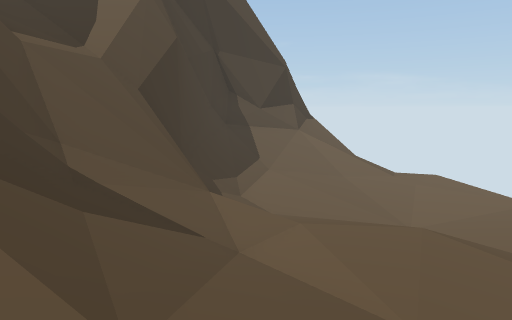
view 1 (above)

15 first-person views from a walk through a 3-D level made in the Unity game engine. The camera is 1.3 m above the floor, tilts 8° down and sees 70° across. The floor is counted in squares, 1 m on a side. Each view is taken from the middle of a square. On the plan, view 1 faces up. The plan holds only what a view shows up to about 15 squares ahead; the rest is blank. The place goes on beyond the plan.

view 2
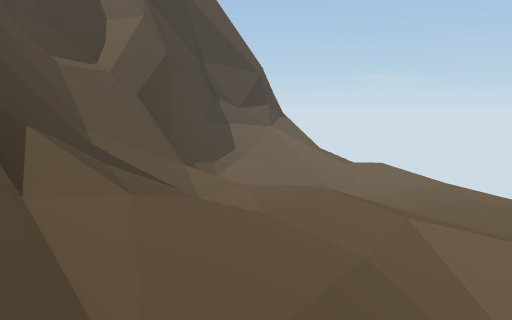

view 3
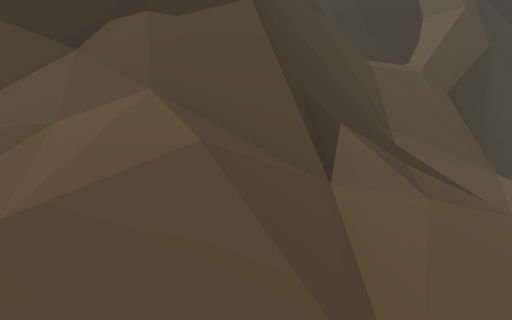

view 4
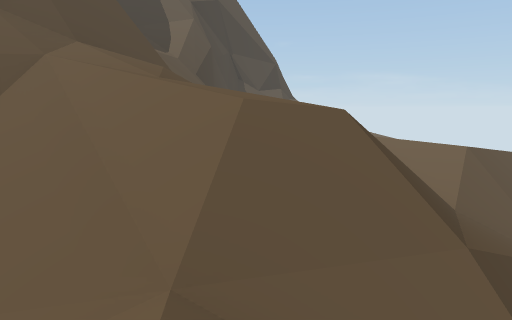

view 5
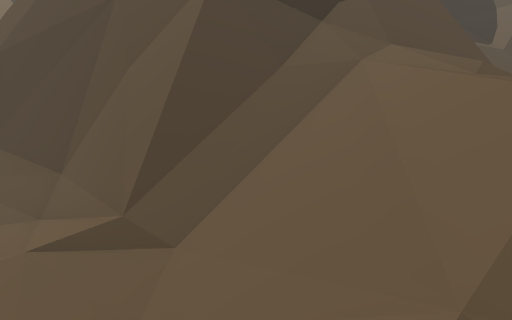

view 6
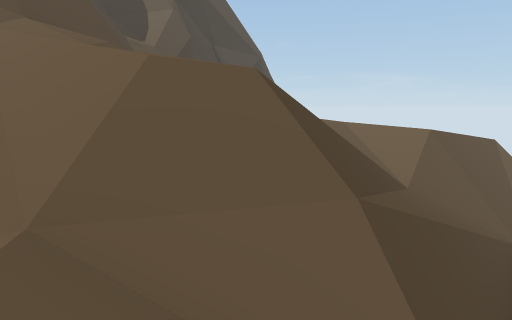

view 7
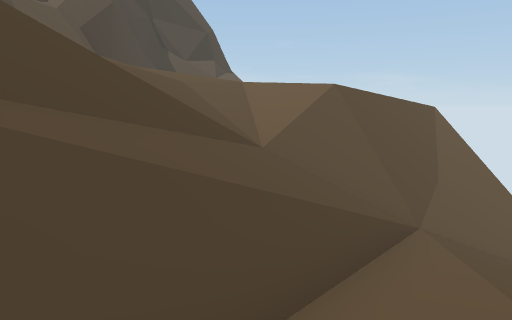

view 8
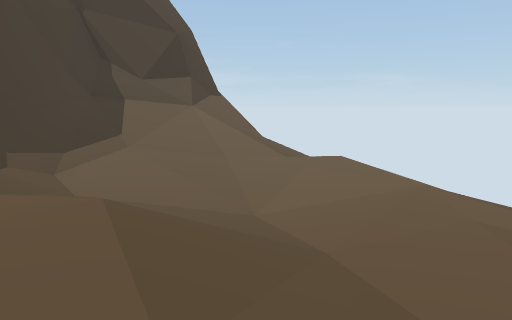

view 9
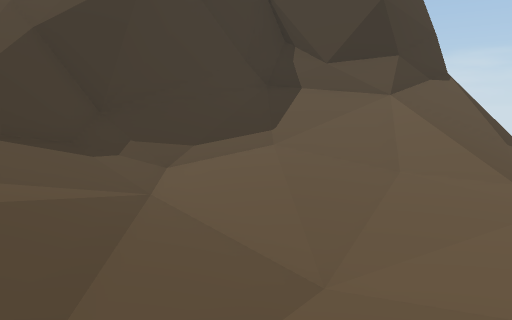

view 10
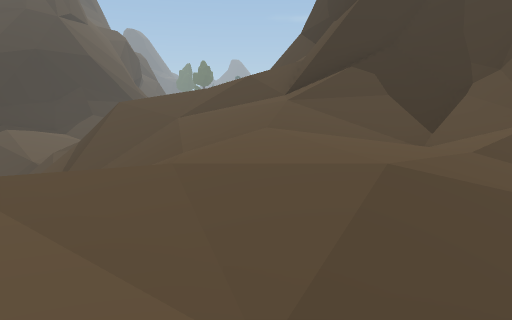

view 11
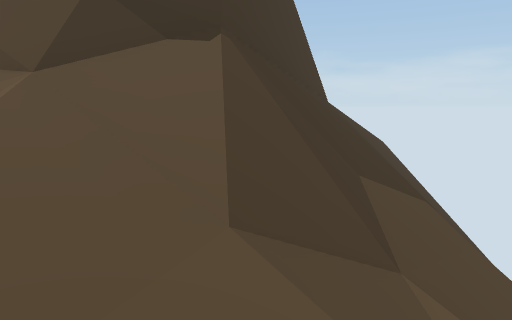

view 12
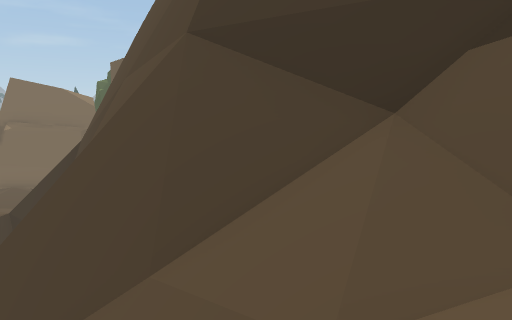

view 13
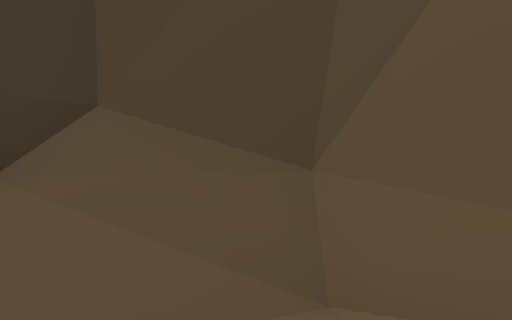

view 14
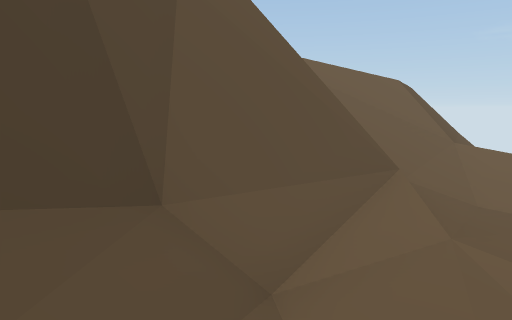

view 15
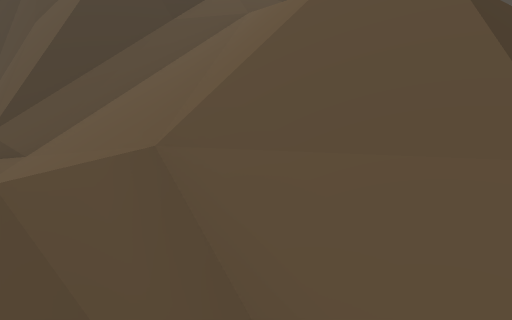

### Floor plan
Key: @ floor where view 1 was taken; # wall or solid block; . main floor; : floor 0.25 m higher than the main floor; - floor 0.25 m lower than the main floor; + floor 0.5 m higher than the main floor; _ floor 0.5 m lower than the main floor; * floor 0.75 m higher than the main floor; % floor 1 m higher than the main floor; < floor 1 m lower than the main floor; & floor 1.25 m higher than the main floor; ( floor 1.25 m lower than the main floor; $ floor 2 m higher than the main floor; / step, stairs or slope; = window, fence, low wall or low ledge; ^ raised ledge; v drop or lower ground.
Columns run from 11 left of view 1 to 6 right of it. Each row starts with its distance up from view 1.
 24             ///
 23             ///
 22             ///
 21             #/
 20             #///
 19             ##=//
 18              ##=/
 17              ###=
 16             ##/=/
 15            ##////.
 14          ###/////:
 13          #=/////::
 12          #///+:::.
 11          #///::...
 10          #/://....
  9          #//...-..
  8          #=///....
  7         ##=/*//..:
  6         #=//%///::
  5        ##//%%%//::
  4        ##///%%%/++
  3        #=///%%%%/*
  2        ##///&/////
  1        ##=////////
  0       #^=//@//////
 -1      ##///////////
 -2      #=///////=_/(
 -3      ##///$//===((
 -4      ##////===#=</
 -5     ###////==#=
 -6 ######=/////// /
 -7 =#//-./.-/////
 -8 /v/- -     ///=

Where each view was taken, in squares from view 1:
view 1: 0 up, 0 right, facing up
view 2: 3 down, 1 right, facing up
view 3: 3 down, 1 right, facing up-left
view 4: 8 down, 0 right, facing up
view 5: 8 down, 0 right, facing up-left
view 6: 8 down, 1 right, facing up
view 7: 6 down, 4 right, facing up
view 8: 2 up, 4 right, facing up
view 9: 6 up, 6 right, facing up-left
view 10: 7 up, 6 right, facing down-left
view 11: 14 up, 6 right, facing up-left
view 12: 2 down, 2 left, facing left
view 13: 8 down, 6 left, facing up-left
view 14: 8 down, 9 left, facing up-right
view 15: 7 down, 2 right, facing up-left
